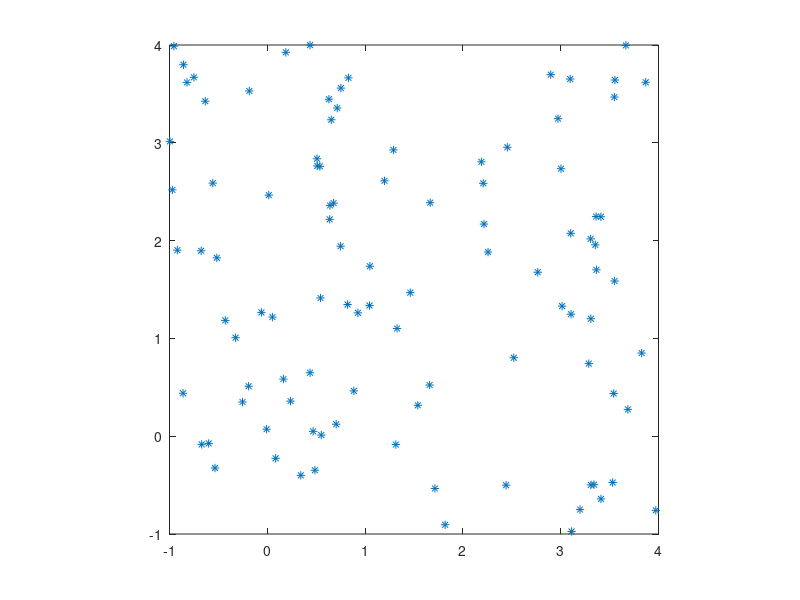

MATLAB code for this plot: (Note: this script raises an error after producing the figure.)
tic
totalPointCounts = [100, 1000, 10000]; 

len = length(totalPointCounts);
insidePointCounts = zeros(len, 1);
area = zeros(len, 1);

j = 0;
for N = totalPointCounts
    j = j + 1;    
  
    points = rand(N, 2)*5-1;
    

    
   
    axis([-1, 4, -1, 4]);
    grid on; 

    if (j > 1)
        figure;
    end
    
    % 画点
    i = 1:N;
   
    plot(points(i, 1), points(i, 2), '*');
    hold on;

  
    axis square;
    f = ezplot('y=(3/2)*x+(1/2)', [-1, 4, -1, 4]);
    set(f, 'LineWidth', 4, 'color', 'k');
    f2 = ezplot('y=(3/8)*x-(5/8)', [-1, 4, -1, 4]);
    set(f2, 'LineWidth', 4, 'color', 'k');
    f3 = ezplot('y=-(3/4)*x+(11/4)', [-1, 4, -1, 4]);
    set(f3, 'LineWidth', 4, 'color', 'k');
    
   
    count = 0;
    for i = 1:N
        xpoints = points(i, 1);
        ypoints = points(i, 2);
        if ((xpoints*(3/2)+(1/2) > ypoints) && (ypoints > xpoints*(3/8)-(5/8))  && (xpoints*(-3/4)+(11/4) > ypoints))
            plot(xpoints,ypoints, '*');
            count = count + 1;
        end
    end
 
    insidePointCounts(j, 1) = count;
    area(j, 1) = insidePointCounts(j, 1) ./ N;
    area(j, 2) = N;
    result = area(j,1)*25;    
end

%% 画图
figure;
i = 1:3;
plot(area(i, 2), area(i, 1)*25, '*-');
toc